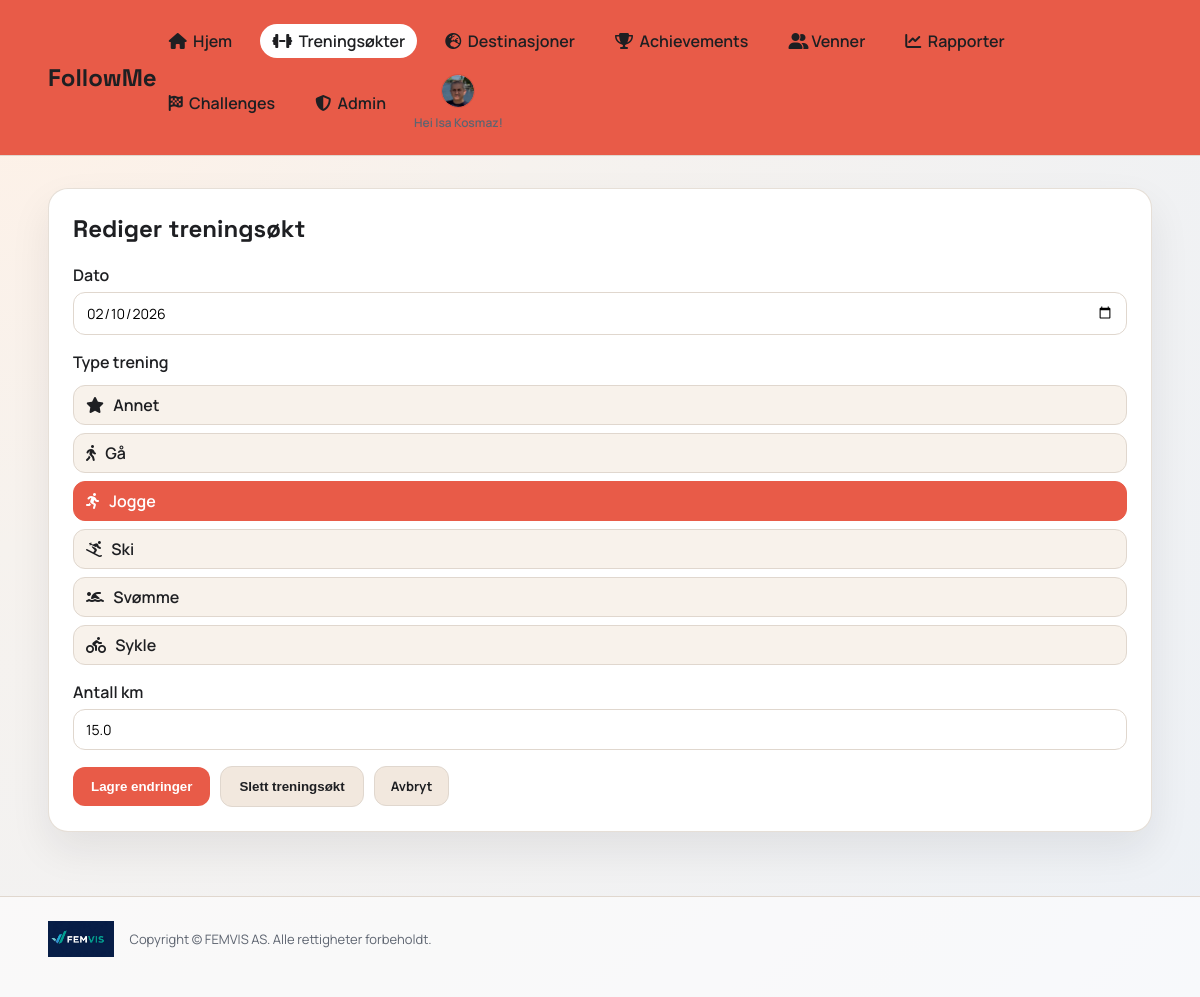
/workouts/7/edit (signed in), run on the app's committed database.
### app.py (models this page shows)
class User(db.Model):
    id = db.Column(db.Integer, primary_key=True)
    username = db.Column(db.String(40), unique=True, nullable=False)
    full_name = db.Column(db.String(120), nullable=False)
    email = db.Column(db.String(120), unique=True, nullable=False)
    password_hash = db.Column(db.String(255), nullable=False)
    role = db.Column(db.String(20), default="user", nullable=False)
    avatar_color = db.Column(db.String(20), default="#2d7d46", nullable=False)
    avatar_icon = db.Column(db.String(20), default="boot", nullable=False)
    avatar_image = db.Column(db.String(255), nullable=True)
    created_at = db.Column(db.DateTime, default=datetime.utcnow, nullable=False)

class Workout(db.Model):
    id = db.Column(db.Integer, primary_key=True)
    user_id = db.Column(db.Integer, db.ForeignKey("user.id"), nullable=False)
    activity_type = db.Column(db.String(30), nullable=False)
    km = db.Column(db.Float, nullable=False)
    workout_date = db.Column(db.Date, nullable=False, default=date.today)
    created_at = db.Column(db.DateTime, default=datetime.utcnow, nullable=False)

class ActivityType(db.Model):
    id = db.Column(db.Integer, primary_key=True)
    name = db.Column(db.String(50), unique=True, nullable=False)
    icon_class = db.Column(db.String(80), nullable=False, default="fa-star")

### app.py (the view, shortened to what this page needs)
@app.route("/workouts/<int:workout_id>/edit", methods=["GET", "POST"])
@login_required
def edit_workout(workout_id):
    user = get_current_user()
    workout = db.session.get(Workout, workout_id)
    if not workout or workout.user_id != user.id:
        flash("Fant ikke økten.")
        return redirect(url_for("workouts"))
    activity_types = get_activity_types()
    activity_icons = {a.name: a.icon_class for a in activity_types}
    return render_template(
        "edit_workout.html",
        user=user,
        workout=workout,
        activity_types=activity_types,
        activity_icons=activity_icons,
    )

### app.py (called while the page is built)
def get_activity_types():
    return ActivityType.query.order_by(ActivityType.name.asc()).all()

def login_required(view):
    @wraps(view)
    def wrapper(*args, **kwargs):
        if "user_id" not in session:
            return redirect(url_for("login"))
        user = db.session.get(User, session["user_id"])
        if not user:
            session.clear()
            return redirect(url_for("login"))
        return view(*args, **kwargs)
    return wrapper

def get_current_user():
    if "user_id" not in session:
        return None
    user = db.session.get(User, session["user_id"])
    if not user:
        session.clear()
        return None
    return user

### templates/edit_workout.html (shortened to what this page needs)
{% extends "base.html" %}
{% set title = "Rediger økt" %}
{% block content %}
<section class="card">
  <h2>Rediger treningsøkt</h2>
  <form method="post" class="form">
    <label>Dato
      <input type="date" name="workout_date" value="{{ workout.workout_date }}" required>
    </label>
    <label>Type trening
      <div class="radio-group" data-radio-group>
        {% for activity in activity_types %}
          <label class="radio-option {% if workout.activity_type == activity.name %}selected{% endif %}">
            <span><i class="fa-solid {{ activity.icon_class }}"></i> {{ activity.name }}</span>
          </label>
        {% endfor %}
      </div>
    </label>
    <label>Antall km
      <input type="number" name="km" step="0.1" min="0" value="{{ "%.1f"|format(workout.km) }}" required>
    </label>
    <div class="form-actions">
      <button class="button" type="submit">Lagre endringer</button>
      <button class="button secondary" type="submit" form="delete-workout">Slett treningsøkt</button>
      <a class="button secondary small" href="{{ url_for('workouts') }}">Avbryt</a>
    </div>
  </form>
</section>
{% endblock %}

### templates/base.html (shortened to what this page needs)
<!doctype html>
<html lang="no">
<head>
  <link rel="stylesheet" href="{{ url_for('static', filename='css/style.css') }}">
  <link rel="stylesheet" href="https://cdnjs.cloudflare.com/ajax/libs/font-awesome/6.5.2/css/all.min.css">
</head>
<body>
  <div class="app-shell">
    <header class="topbar">
      <a class="brand-link" href="{{ url_for('index') }}"><div class="brand">FollowMe</div></a>
      {% if user %}
      <div class="nav-shell">
        <nav class="nav">
          <a href="{{ url_for('index') }}" class="{% if request.path == url_for('index') %}active{% endif %}"><i class="fa-solid fa-house"></i>&nbsp; Hjem</a>
          <a href="{{ url_for('workouts') }}" class="{% if request.path.startswith(url_for('workouts')) %}active{% endif %}"><i class="fa-solid fa-dumbbell"></i>&nbsp; Treningsøkter</a>
          <a href="{{ url_for('destinations') }}" class="{% if request.path.startswith(url_for('destinations')) %}active{% endif %}"><i class="fa-solid fa-earth-europe"></i>&nbsp; Destinasjoner</a>
          <a href="{{ url_for('achievements') }}" class="{% if request.path.startswith(url_for('achievements')) %}active{% endif %}"><i class="fa-solid fa-trophy"></i>&nbsp; Achievements</a>
          <a href="{{ url_for('friends') }}" class="{% if request.path.startswith(url_for('friends')) %}active{% endif %}"><i class="fa-solid fa-user-group"></i> Venner</a>
          <a href="{{ url_for('reports') }}" class="{% if request.path.startswith(url_for('reports')) %}active{% endif %}"><i class="fa-solid fa-chart-line"></i>&nbsp; Rapporter</a>
          <a href="{{ url_for('challenges') }}" class="{% if request.path.startswith(url_for('challenges')) %}active{% endif %}"><i class="fa-solid fa-flag-checkered"></i>&nbsp; Challenges</a>
          {% if user.role == 'admin' %}
          <a href="{{ url_for('admin_dashboard') }}" class="{% if request.path.startswith('/admin') %}active{% endif %}"><i class="fa-solid fa-shield-halved"></i>&nbsp; Admin</a>
          {% endif %}
          <div class="nav-avatar-wrap">
            <a class="nav-avatar {% if user.avatar_image %}has-image{% endif %}" href="{{ url_for('profile') }}" style="--accent: {{ user.avatar_color }}" aria-label="Profil">
              {% if user.avatar_image %}
                <img src="{{ url_for('static', filename='uploads/' ~ user.avatar_image) }}" alt="Avatar">
              {% endif %}
            </a>
            <div class="nav-welcome">Hei {{ user.full_name }}!</div>
          </div>
        </nav>
      </div>
      {% endif %}
    </header>
    <main class="main">
      {% block content %}{% endblock %}
    </main>
    <footer class="footer">
      <div class="footer-inner">
        <img src="{{ url_for('static', filename='img/logo.jpg') }}" alt="FEMVIS AS logo">
        <p>Copyright © FEMVIS AS. Alle rettigheter forbeholdt.</p>
      </div>
    </footer>
  </div>
</body>
</html>

### static/css/style.css (style rules this page uses)
:root { --bg: #f6f2ee; --bg-2: #edf1f6; --card: #ffffff; --ink: #1e1f22; --muted: #5d6470; --accent: #2d7d46; --accent-2: #d96d4e; --stroke: #e0d7ce; }
* { box-sizing: border-box; }
body { margin: 0; font-family: "Manrope", sans-serif; color: var(--ink); background: radial-gradient(circle at top left, #fff1e6 0%, var(--bg) 35%, var(--bg-2) 100%); }
.app-shell { min-height: 100vh; }
.topbar { display: flex; align-items: center; justify-content: space-between; padding: 24px 48px; position: sticky; top: 0; backdrop-filter: blur(6px); background: #e85b48; border-bottom: 1px solid var(--stroke); z-index: 10; }
.brand { font-family: "Space Grotesk", sans-serif; font-size: 24px; font-weight: 700; }
.brand-link { text-decoration: none; color: inherit; }
.nav { display: flex; gap: 16px; flex-wrap: wrap; align-items: center; }
.nav a { text-decoration: none; color: var(--ink); font-weight: 600; padding: 6px 12px; border-radius: 999px; }
.nav a.active { background: var(--card); }
.nav a.nav-avatar { padding: 0; }
.nav-avatar { width: 34px; height: 34px; border-radius: 50%; background: var(--accent); display: flex; align-items: center; justify-content: center; color: #fff; font-weight: 700; overflow: hidden; border: 1px solid rgba(0, 0, 0, 0.08); padding: 0; }
.nav-avatar img { width: 100%; height: 100%; object-fit: cover; display: block; border-radius: 50%; }
.nav-avatar.has-image { background: transparent; }
.nav-avatar-wrap { position: relative; display: flex; align-items: center; flex-direction: column; gap: 6px; }
.nav-welcome { font-size: 12px; color: var(--muted); font-weight: 600; text-align: center; max-width: 140px; }
.nav-shell { display: flex; align-items: center; gap: 12px; position: relative; }
.main { padding: 32px 48px 64px; }
.footer { padding: 24px 48px 40px; border-top: 1px solid var(--stroke); background: rgba(255, 255, 255, 0.6); }
.footer-inner { display: flex; align-items: center; gap: 16px; flex-wrap: wrap; }
.footer-inner img { height: 36px; }
.footer-inner p { margin: 0; color: var(--muted); font-size: 13px; }
.card { background: var(--card); border-radius: 20px; padding: 24px; box-shadow: 0 18px 40px rgba(29, 31, 34, 0.08); border: 1px solid rgba(224, 215, 206, 0.8); }
.card h2 { margin-top: 0; font-family: "Space Grotesk", sans-serif; }
.form { display: grid; gap: 16px; }
.form label { display: grid; gap: 6px; font-weight: 600; }
input, select { border: 1px solid var(--stroke); border-radius: 12px; padding: 10px 12px; font-size: 14px; font-family: "Manrope", sans-serif; }
.radio-group { display: grid; gap: 8px; margin-top: 6px; }
.radio-option { display: flex; align-items: center; gap: 10px; background: #f8f2eb; border: 1px solid var(--stroke); border-radius: 12px; padding: 8px 12px; cursor: pointer; font-weight: 600; }
.radio-option i { margin-right: 6px; }
.radio-option.selected { background: #e85b48; color: #fff; border-color: #e85b48; }
.radio-option.selected i { color: #fff; }
.button { background: #e85b48; color: #fff; border: none; padding: 12px 18px; border-radius: 12px; font-weight: 700; cursor: pointer; text-decoration: none; display: inline-block; text-align: center; }
.button.secondary { background: #f2e8de; color: var(--ink); border: 1px solid var(--stroke); }
.button.small { padding: 10px 16px; font-size: 13px; }
.form-actions { display: flex; flex-wrap: wrap; gap: 10px; align-items: center; }

### data on the page
User: avatar_image (picture), full_name "Isa Kosmaz"
Workout: workout_date "02/10/2026", km "15.0"
ActivityType: name "Annet"
ActivityType: name "Gå"
ActivityType: name "Jogge"
ActivityType: name "Ski"
ActivityType: name "Svømme"
ActivityType: name "Sykle"
